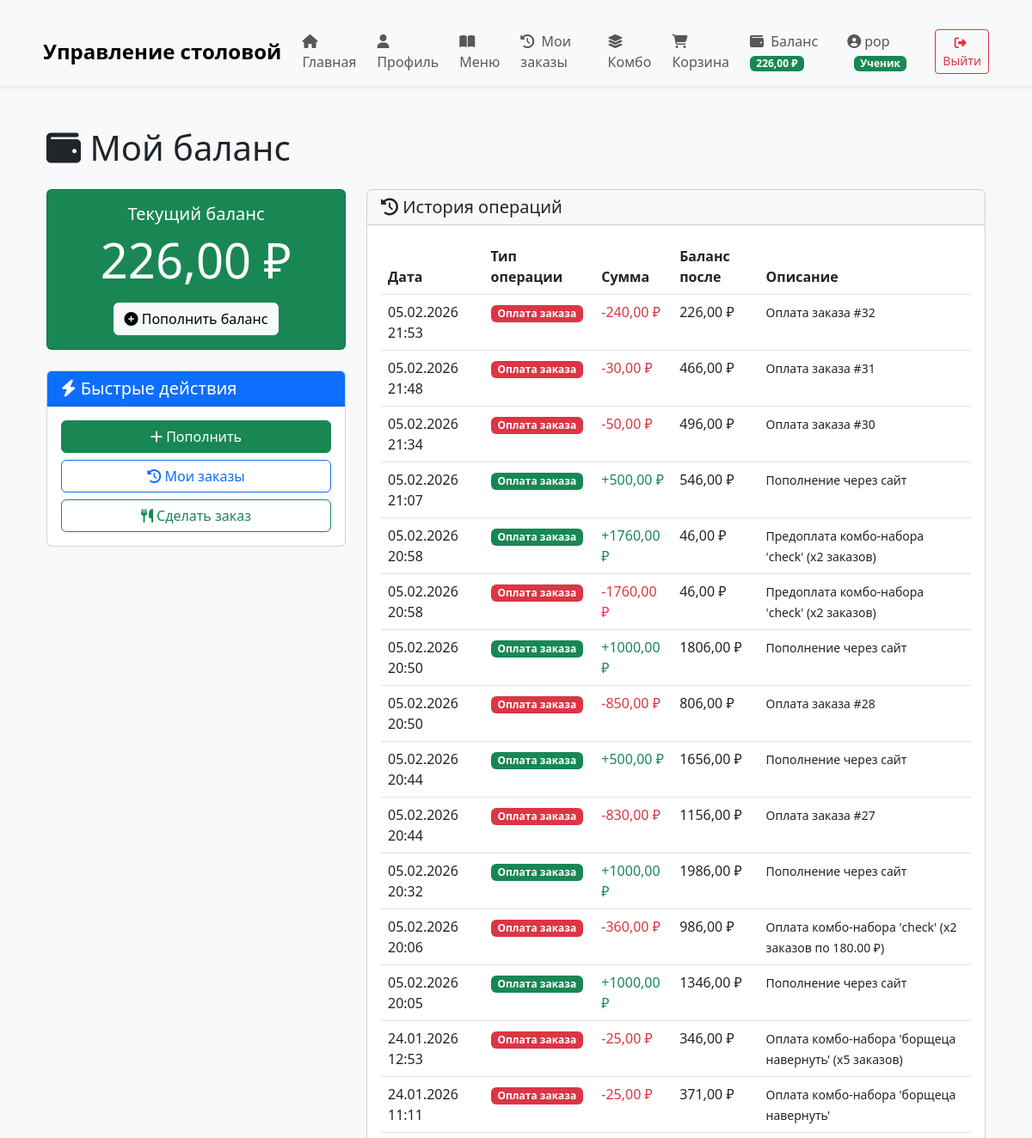
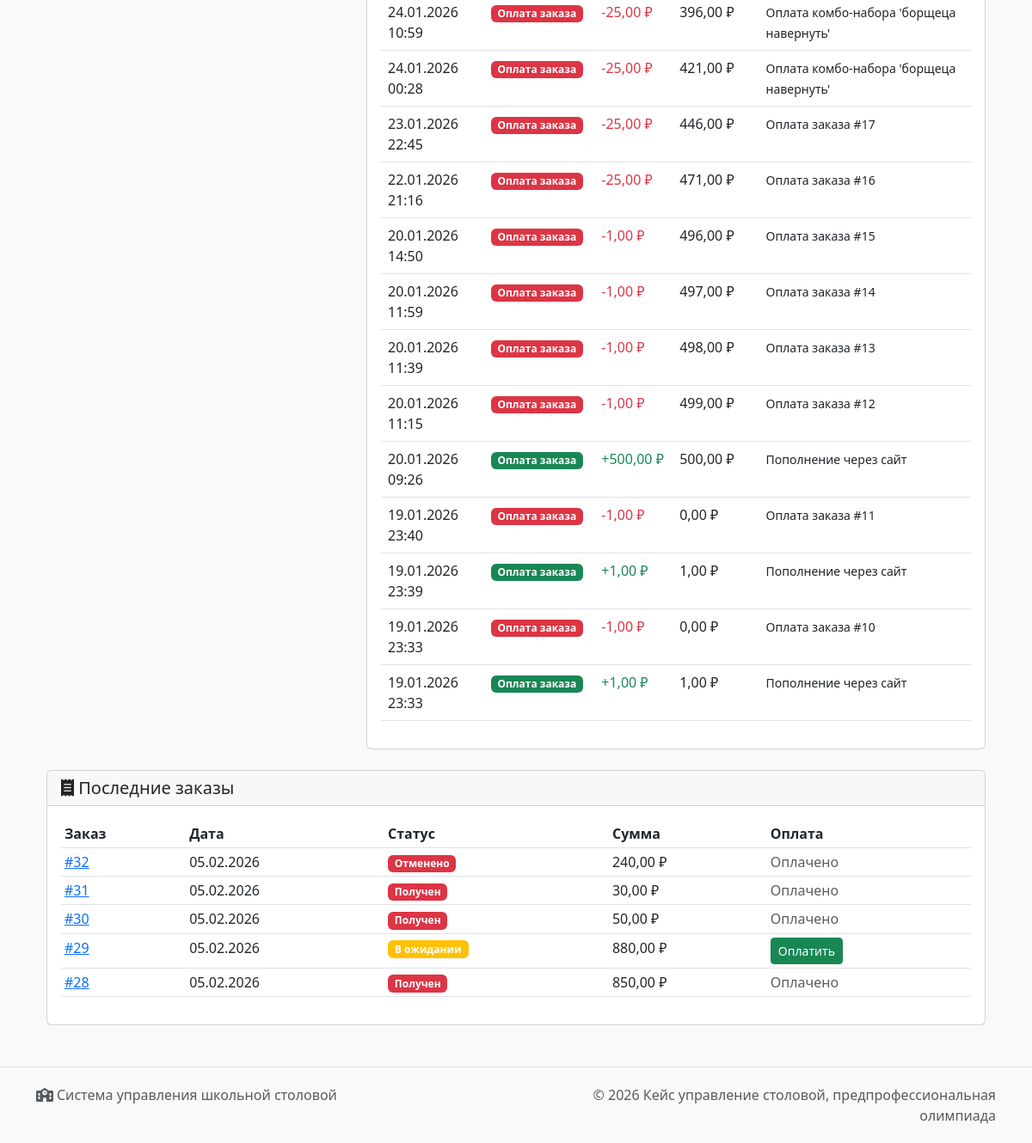
The page /balance/ (signed in) on the database its author committed (2 pictures, top to bottom).
### users/models.py (models this page shows, shortened)
class CustomUser(AbstractUser):
    ROLE_CHOICES = [
        ('admin', 'Администратор'),
        ('student', 'Ученик'),
        ('chef', 'Повар'),
    ]
    role = models.CharField(max_length=20, choices=ROLE_CHOICES, default='student')
    phone = models.CharField(max_length=15, blank=True)
    avatar = models.ImageField(upload_to='avatars/', blank=True, null=True)
    birth_date = models.DateField(blank=True, null=True)
    allergens = models.ManyToManyField(
        'orders.Ingredient',
        blank=True,
        verbose_name='Аллергены',
        help_text='Отметьте ингредиенты-аллергены'
    )
    balance = models.DecimalField(
        max_digits=10,
        decimal_places=2,
        default=0.00,
        verbose_name='Баланс'
    )
    bonus_points = models.IntegerField(
        default=0,
        verbose_name='Бонусные баллы'
    )
    def is_admin(self):
        return self.role == 'admin' or self.is_superuser
    def is_student(self):
        return self.role == 'student'
    def is_chef(self):
        return self.role == 'chef'

### orders/models.py (models this page shows, shortened)
class Transaction(models.Model):
    TRANSACTION_TYPES = [
        ('deposit', 'Пополнение'),
        ('payment', 'Оплата заказа'),
        ('refund', 'Возврат'),
        ('bonus', 'Бонусы'),
    ]
    user = models.ForeignKey('users.CustomUser', on_delete=models.CASCADE, related_name='transactions')
    amount = models.DecimalField(max_digits=10, decimal_places=2)
    transaction_type = models.CharField(max_length=20, choices=TRANSACTION_TYPES, default='payment')
    balance_after = models.DecimalField(max_digits=10, decimal_places=2)
    description = models.TextField(blank=True)
    created_at = models.DateTimeField(auto_now_add=True)
    order = models.ForeignKey('Order', on_delete=models.SET_NULL, null=True, blank=True)
    class Meta:
        verbose_name = 'Транзакция'
        verbose_name_plural = 'Транзакции'
        ordering = ['-created_at']

class Order(models.Model):
    STATUS_CHOICES = [
        ('pending', 'В ожидании'),
        ('confirmed', 'Подтвержден'),
        ('preparing', 'Готовится'),
        ('ready', 'Готово'),
        ('picked_up', 'Получен'),
        ('delivered', 'Забран'),
        ('cancelled', 'Отменено'),
    ]
    customer = models.ForeignKey(CustomUser, on_delete=models.CASCADE,
                                 related_name='orders', verbose_name='Ученик')
    status = models.CharField(max_length=20, choices=STATUS_CHOICES,
                              default='pending', verbose_name='Статус')
    total_price = models.DecimalField(max_digits=10, decimal_places=2,
                                      default=0, verbose_name='Общая сумма')
    created_at = models.DateTimeField(auto_now_add=True, verbose_name='Дата создания')
    updated_at = models.DateTimeField(auto_now=True, verbose_name='Дата обновления')
    notes = models.TextField(blank=True, verbose_name='Примечания')
    is_visible_to_customer = models.BooleanField(default=True, verbose_name='Виден ученику')
    class Meta:
        verbose_name = 'Заказ'
        verbose_name_plural = 'Заказы'
        ordering = ['-created_at']

### orders/views.py (the view)
# urls.py: path('balance/', views.my_balance, name='my_balance'),
@login_required
def my_balance(request):
    transactions = Transaction.objects.filter(user=request.user).order_by('-created_at')
    recent_orders = Order.objects.filter(customer=request.user).order_by('-created_at')[:5]
    context = {
        'user': request.user,
        'transactions': transactions,
        'recent_orders': recent_orders,
    }
    return render(request, 'orders/my_balance.html', context)

### orders/templates/orders/my_balance.html (shortened to what this page needs)
{% extends 'base.html' %}
{% block content %}
<div class="container mt-4">
    <h1 class="mb-4"><i class="fas fa-wallet"></i> Мой баланс</h1>
    <div class="row">
        <div class="col-md-4">
            <div class="card text-white bg-success mb-4">
                <div class="card-body text-center">
                    <h5 class="card-title">Текущий баланс</h5>
                    <div class="display-4">{{ user.balance }} ₽</div>
                    <a href="{% url 'add_balance' %}" class="btn btn-light mt-3">
                        <i class="fas fa-plus-circle"></i> Пополнить баланс
                    </a>
                </div>
            </div>
            <div class="card mb-4">
                <div class="card-header bg-primary text-white">
                    <h5 class="mb-0"><i class="fas fa-bolt"></i> Быстрые действия</h5>
                </div>
                <div class="card-body">
                    <div class="d-grid gap-2">
                        <a href="{% url 'add_balance' %}" class="btn btn-success">
                            <i class="fas fa-plus"></i> Пополнить
                        </a>
                        <a href="{% url 'my_orders' %}" class="btn btn-outline-primary">
                            <i class="fas fa-history"></i> Мои заказы
                        </a>
                        <a href="{% url 'menu' %}" class="btn btn-outline-success">
                            <i class="fas fa-utensils"></i> Сделать заказ
                        </a>
                    </div>
                </div>
            </div>
        </div>
        <div class="col-md-8">
            <div class="card">
                <div class="card-header">
                    <h5 class="mb-0"><i class="fas fa-history"></i> История операций</h5>
                </div>
                <div class="card-body">
                    {% if transactions %}
                    <div class="table-responsive">
                        <table class="table table-hover">
                            <thead>
                                <tr>
                                    <th>Дата</th>
                                    <th>Тип операции</th>
                                    <th>Сумма</th>
                                    <th>Баланс после</th>
                                    <th>Описание</th>
                                </tr>
                            </thead>
                            <tbody>
                                {% for trans in transactions %}
                                <tr>
                                    <td>{{ trans.created_at|date:"d.m.Y H:i" }}</td>
                                    <td>
                                        <span class="badge
                                            {% if trans.amount > 0 %}bg-success
                                            {% else %}bg-danger{% endif %}">
                                            {{ trans.get_transaction_type_display }}
                                        </span>
                                    </td>
                                    <td class="{% if trans.amount > 0 %}text-success{% else %}text-danger{% endif %}">
                                        {% if trans.amount > 0 %}+{% endif %}{{ trans.amount }} ₽
                                    </td>
                                    <td>{{ trans.balance_after }} ₽</td>
                                    <td>
                                        <small>{{ trans.description }}</small>
                                    </td>
                                </tr>
                                {% endfor %}
                            </tbody>
                        </table>
                    </div>
                    {% else %}
                    <p class="text-muted">Пока нет операций</p>
                    {% endif %}
                </div>
            </div>
        </div>
    </div>
    <div class="card mt-4">
        <div class="card-header">
            <h5 class="mb-0"><i class="fas fa-receipt"></i> Последние заказы</h5>
        </div>
        <div class="card-body">
            {% if recent_orders %}
            <div class="table-responsive">
                <table class="table table-sm">
                    <thead>
                        <tr>
                            <th>Заказ</th>
                            <th>Дата</th>
                            <th>Статус</th>
                            <th>Сумма</th>
                            <th>Оплата</th>
                        </tr>
                    </thead>
                    <tbody>
                        {% for order in recent_orders %}
                        <tr>
                            <td><a href="{% url 'order_detail' order.id %}">#{{ order.id }}</a></td>
                            <td>{{ order.created_at|date:"d.m.Y" }}</td>
                            <td>
                                <span class="badge
                                    {% if order.status == 'pending' %}bg-warning
                                    {% elif order.status == 'preparing' %}bg-info
                                    {% elif order.status == 'ready' %}bg-success
                                    {% else %}bg-danger{% endif %}">
                                    {{ order.get_status_display }}
                                </span>
                            </td>
                            <td>{{ order.total_price }} ₽</td>
                            <td>
                                {% if order.status == 'pending' %}
                                <a href="{% url 'pay_with_balance' order.id %}"
                                   class="btn btn-sm btn-success"
                                   onclick="return confirm('Оплатить {{ order.total_price }} ₽ с баланса?')">
                                    Оплатить
                                </a>
                                {% else %}
                                <span class="text-muted">Оплачено</span>
                                {% endif %}
                            </td>
                        </tr>
                        {% endfor %}
                    </tbody>
                </table>
            </div>
            {% else %}
            <p class="text-muted">Нет заказов</p>
            {% endif %}
        </div>
    </div>
</div>
{% endblock %}

### templates/base.html (shortened to what this page needs)
<!DOCTYPE html>
<html lang="ru">
<head>
    <link href="https://cdn.jsdelivr.net/npm/bootstrap@5.3.0/dist/css/bootstrap.min.css" rel="stylesheet">
    <link rel="stylesheet" href="https://cdnjs.cloudflare.com/ajax/libs/font-awesome/6.4.0/css/all.min.css">
</head>
<body>
    <nav class="navbar navbar-expand-lg navbar-light bg-light shadow-sm mb-4">
        <div class="container">
            <a class="navbar-brand" href="{% url 'home' %}">
                Управление столовой
            </a>
            <div class="collapse navbar-collapse" id="navbarNav">
                <ul class="navbar-nav me-auto">
                    <li class="nav-item">
                        <a class="nav-link" href="{% url 'home' %}">
                            <i class="fas fa-home me-1"></i> Главная
                        </a>
                    </li>
                    <li class="nav-item">
                        <a class="nav-link" href="{% url 'profile' %}">
                            <i class="fas fa-user me-1"></i> Профиль
                        </a>
                    </li>
                    {% if user.is_authenticated and user.is_student %}
                    <li class="nav-item">
                        <a class="nav-link" href="{% url 'menu' %}">
                            <i class="fas fa-book-open me-1"></i> Меню
                        </a>
                    </li>
                    <li class="nav-item">
                        <a class="nav-link" href="{% url 'my_orders' %}">
                            <i class="fas fa-history me-1"></i> Мои заказы
                        </a>
                    </li>
                    <li class="nav-item">
                        <a class="nav-link" href="{% url 'my_combo' %}">
                            <i class="fas fa-layer-group me-1"></i> Комбо
                        </a>
                    </li>
                    <li class="nav-item">
                        <a class="nav-link" href="{% url 'view_cart' %}">
                            <i class="fas fa-shopping-cart me-1"></i> Корзина
                        </a>
                    </li>
                    <li class="nav-item">
                        <a class="nav-link" href="{% url 'my_balance' %}">
                            <i class="fas fa-wallet me-1"></i> Баланс
                            {% if user.balance %}
                            <span class="badge bg-success badge-role">{{ user.balance }} ₽</span>
                            {% endif %}
                        </a>
                    </li>
                    {% endif %}
                </ul>
                <div class="navbar-nav align-items-center">
                    {% if user.is_authenticated %}
                    <div class="nav-item me-3">
                        <span class="navbar-text">
                            <i class="fas fa-user-circle me-1"></i>{{ user.username }}
                            <span class="badge
                                {% if user.is_admin %}bg-danger
                                {% elif user.is_chef %}bg-warning
                                {% else %}bg-success{% endif %}
                                badge-role ms-2">
                                {% if user.is_admin %}Администратор
                                {% elif user.is_chef %}Повар
                                {% else %}Ученик
                                {% endif %}
                            </span>
                        </span>
                    </div>
                    <div class="nav-item">
                        <a class="btn btn-outline-danger btn-sm" href="{% url 'logout' %}">
                            <i class="fas fa-sign-out-alt me-1"></i> Выйти
                        </a>
                    </div>
                    {% endif %}
                </div>
            </div>
        </div>
    </nav>
    <main class="container">
        {% block content %}{% endblock %}
    </main>
    <footer class="footer mt-5">
        <div class="container">
            <div class="row">
                <div class="col-md-6 text-center text-md-start">
                    <p class="text-muted mb-0">
                        <i class="fas fa-school me-1"></i>Система управления школьной столовой
                    </p>
                </div>
                <div class="col-md-6 text-center text-md-end">
                    <p class="text-muted mb-0">
                        © {% now "Y" %} Кейс управление столовой, предпрофессиональная олимпиада
                    </p>
                </div>
            </div>
        </div>
    </footer>
</body>
</html>

### templates/base.html (style rules this page uses)
body { padding-top: 20px; background-color: #f8f9fa; min-height: 100vh; display: flex; flex-direction: column; }
.navbar-brand { font-weight: bold; font-size: 1.5rem; }
.footer { margin-top: auto; padding: 20px 0; background-color: #f8f9fa; border-top: 1px solid #dee2e6; }
.nav-link { padding: 0.5rem 1rem; }
.badge-role { font-size: 0.75rem; padding: 0.25em 0.6em; }
.navbar-nav .nav-item { margin-right: 0.5rem; }
main { flex: 1; }

### rows shown on the page
CustomUser: balance "226,00", username "pop"
Order: id "32", created_at "05.02.2026", status "Отменено", total_price "240,00", shows "Оплачено"
Order: id "31", created_at "05.02.2026", status "Получен", total_price "30,00", shows "Оплачено"
Order: id "30", created_at "05.02.2026", status "Получен", total_price "50,00", shows "Оплачено"
Order: id "29", created_at "05.02.2026", status "В ожидании", total_price "880,00"
Order: id "28", created_at "05.02.2026", status "Получен", total_price "850,00", shows "Оплачено"
